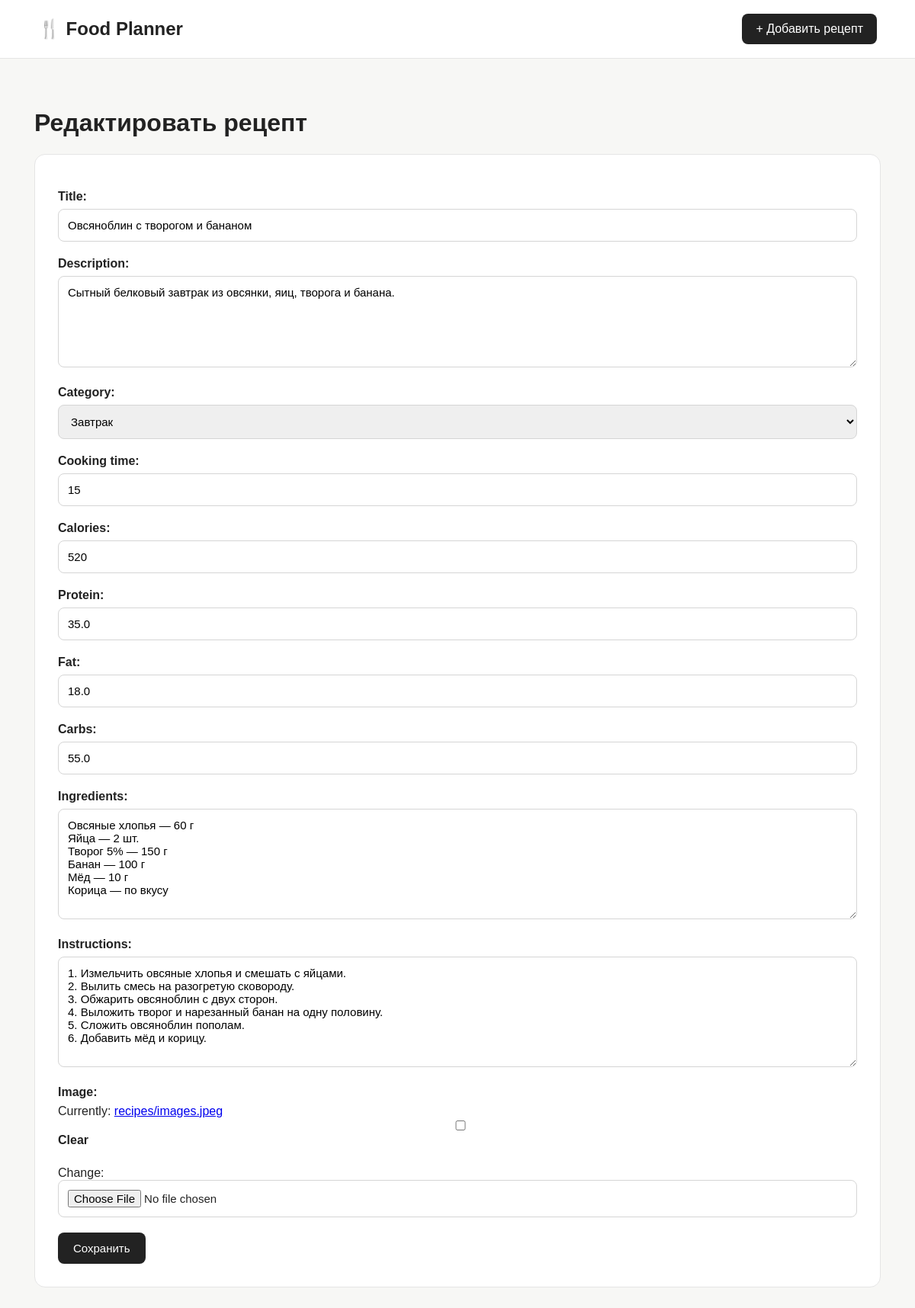
The page /recipe/2/edit/ on the database its author committed.
### recipes/models.py (models this page shows, shortened)
class Recipe(models.Model):
    title = models.CharField(max_length=200)
    description = models.TextField()
    category = models.ForeignKey(
        Category,
        on_delete=models.CASCADE,
        related_name='recipes'
    )
    cooking_time = models.PositiveIntegerField()
    calories = models.PositiveIntegerField()
    protein = models.FloatField()
    fat = models.FloatField()
    carbs = models.FloatField()
    ingredients = models.TextField()
    instructions = models.TextField()
    created_at = models.DateTimeField(auto_now_add=True)
    image = models.ImageField(upload_to='recipes/', blank=True, null=True)

### recipes/views.py (the view)
def recipe_update(request, recipe_id):
    recipe = get_object_or_404(Recipe, id=recipe_id)
    if request.method == 'POST':
        form = RecipeForm(request.POST, request.FILES, instance=recipe)
        if form.is_valid():
            form.save()
            return redirect('recipe_detail', recipe_id=recipe.id)
    else:
        form = RecipeForm(instance=recipe)
    return render(
        request,
        'recipes/recipe_form.html',
        {'form': form, 'recipe': recipe}
    )

### recipes/models.py (called while the page is built)
    def __str__(self):
        return self.name

### recipes/templates/recipes/recipe_form.html (shortened to what this page needs)
{% extends 'recipes/base.html' %}
{% block content %}
<h1>
    {% if recipe %}
        Редактировать рецепт
    {% else %}
        Добавить рецепт
    {% endif %}
</h1>
<form method="post" enctype="multipart/form-data">
    {{ form.as_p }}
    <button type="submit">
        Сохранить
    </button>
</form>
{% endblock %}

### recipes/templates/recipes/base.html (style rules this page uses)
* { box-sizing: border-box; }
body { margin: 0; font-family: Arial, sans-serif; background: #f7f7f5; color: #222; }
form { background: white; padding: 30px; border-radius: 14px; border: 1px solid #e5e5e5; }
form p { margin-bottom: 20px; }
label { display: block; font-weight: 600; margin-bottom: 7px; }
input, textarea, select { width: 100%; padding: 12px; border: 1px solid #d5d5d5; border-radius: 8px; font-size: 15px; font-family: inherit; }
textarea { min-height: 120px; resize: vertical; }
button { background: #222; color: white; border: none; padding: 12px 20px; border-radius: 8px; cursor: pointer; font-size: 15px; }

### rows shown on the page
Recipe: title "Овсяноблин с творогом и бананом", description "Сытный белковый завтрак из овсянки, яиц, творога и банана.", category "Завтрак", cooking_time "15", calories "520", protein "35.0", fat "18.0", carbs "55.0", ingredients "Овсяные хлопья — 60 г Яйца — 2 шт. Творог 5% — 150 г Банан — 100 г Мёд — 10 г Корица — по вкусу", instructions "1. Измельчить овсяные хлопья и смешать с яйцами. 2. Вылить смесь на разогретую сковороду. 3. Обжарить овсяноблин с двух сторон. 4. Выложить творог и нарезанный банан на одну половину. 5. Сложить овсяноблин пополам. 6. Добавить мёд и корицу."
